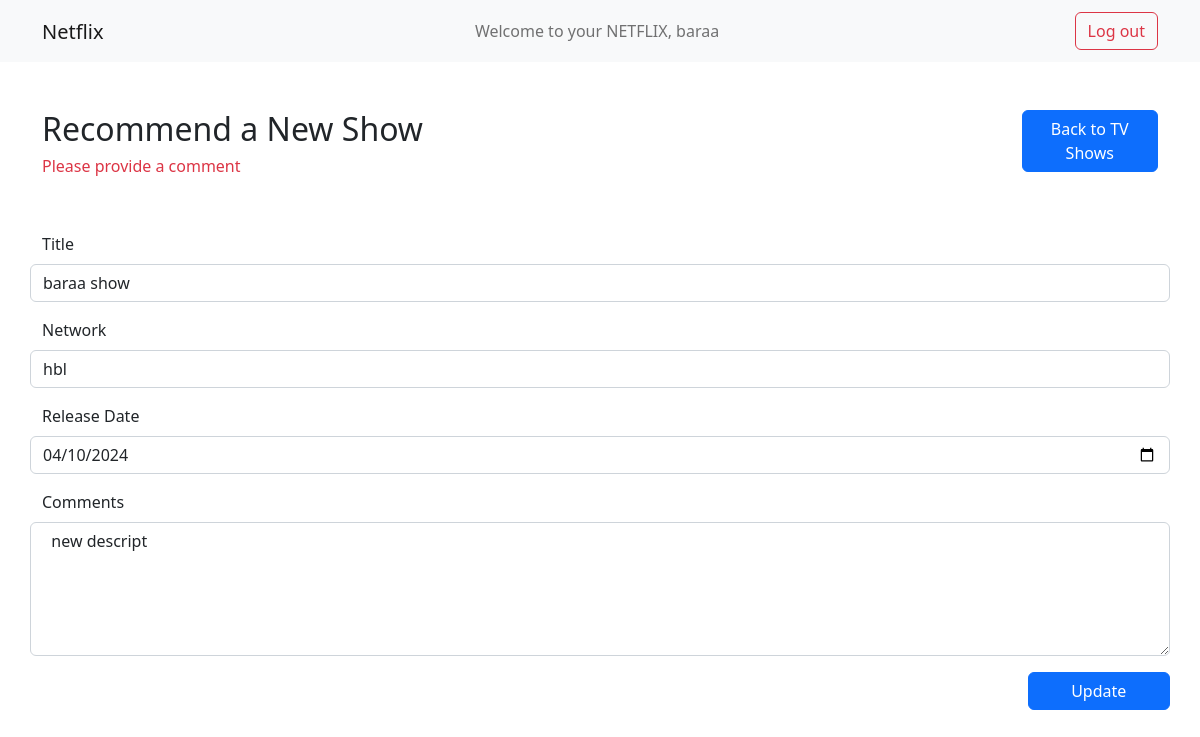
Page /shows/edit/2 (signed in) on the earlier database version.
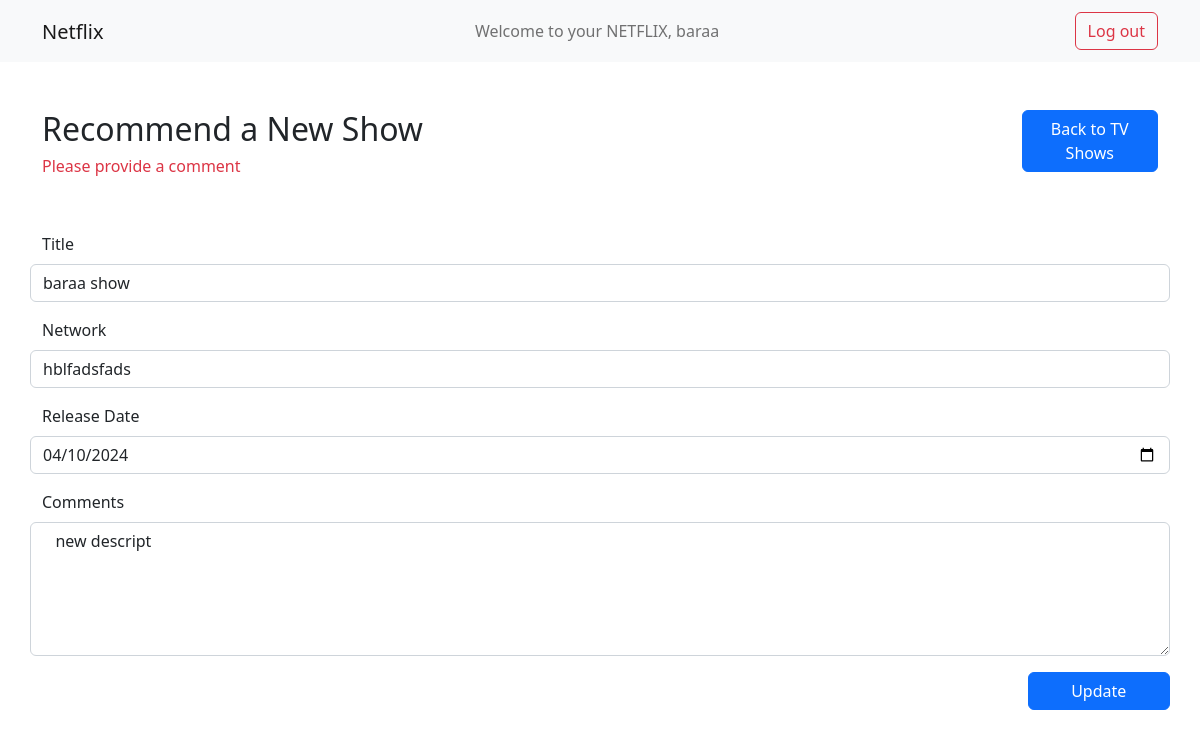
Same page on the later database version.
### shows_application/models.py (models this page shows)
class Show(models.Model):
  title= models.CharField(max_length=255)
  network = models.CharField(max_length=255)
  release_date= models.DateField()
  comments= models.TextField()
  user = models.ForeignKey(User, on_delete=models.CASCADE)
  created_at= models.DateTimeField(auto_now_add=True)
  updated_at = models.DateTimeField(auto_now= True)
  objects = showManager()

### shows_application/views.py (the view)
# urls.py: path('/edit/<int:show_id>', views.render_show_edit_form, name="render_show_edit_form"),
def render_show_edit_form(request, show_id):
  if "user_id" in request.session:
    context={
      'show': Show.objects.get_show_by_id(show_id=show_id),
      "logged_user" : User.objects.get_user_by_id(request.session['user_id'])
    }
    return render(request, 'new_show.html', context)

### authentication_app/models.py (called while the page is built)
  def get_user_by_id(self, user_id):
    return  self.get(id = user_id)

### shows_application/models.py (called while the page is built)
  def get_show_by_id(self, show_id):
    try:
        return self.get(id = show_id)
    except:
      print("show Id doesn't exist")

### shows_application/templates/new_show.html (shortened to what this page needs)
{% extends 'main_layout.html' %}
{% block user_greeting %}Welcome to your NETFLIX, {{logged_user.first_name}} {% endblock %}
{% block content %}
<div class="row mb-5">
  <div class="col-6">
    <h2>Recommend a New Show</h2>
    <h6 class="text-danger">Please provide a comment</h6>
  </div>
  <div class="col-6 text-end">
    <a href="{% url 'shows:render_shows' %}" class="btn btn-primary w-25">Back to TV Shows</a>
  </div>
</div>
<div class="row">
  <form {% if show%} action="{% url 'shows:update_show' %}" {% else %}  action="{% url 'shows:create_new_show' %}" {% endif %} method="post">
    <div class="row mb-3">
      <label class="form-label" for="show_title">Title</label>
      <input class="form-control" type="text" name="show_title" required id="show_title" {% if show %} value="{{show.title}}"{% endif %}>
    </div>
    <div class="row mb-3">
      <label class="form-label" for="show_network">Network</label>
      <input class="form-control" type="text" name="show_network" required id="show_network" {% if show %} value="{{show.network}}"{% endif %}>
    </div>
    <div class="row mb-3">
      <label class="form-label" for="show_release_date">Release Date</label>
      <input class="form-control" type="date" name="show_release_date" required id="show_release_date" {% if show %} value="{{show.release_date|date:'Y-m-d'}}"{% endif %}>
    </div>
    <div class="row mb-3">
      <label class="form-label" for="show_comment">Comments</label>
      <textarea class="form-control" name="show_comment" required id="show_comment" cols="30" rows="5">{% if show %} {{show.comments}}{% endif %}</textarea>
    </div>
    <div class="row">
      <div class="col-3 p-0 offset-9 text-end">
        <input class="btn btn-primary w-50" type="submit" {% if show %} value="Update" {% else %} value="Add"{% endif %}>
      </div>
    </div>
  </form>
</div>
{% endblock %}

Differences in the rows shown:
changed Show "baraa show": show_network "hbl" → "hblfadsfads"
